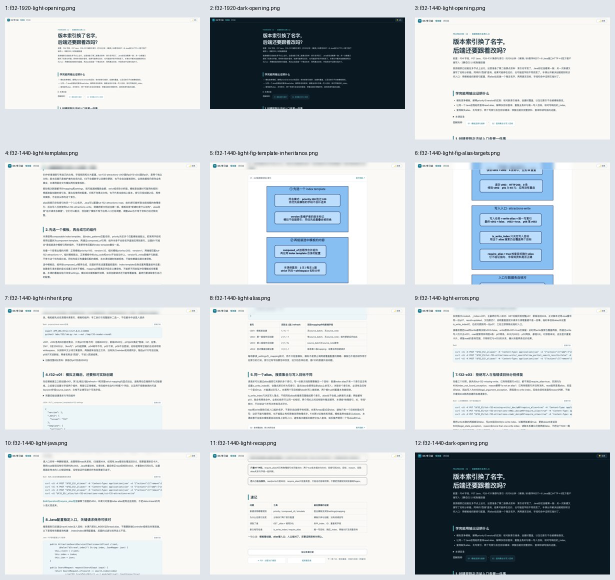
#> input picture docs/framework-review/20261028-f32-template-alias/contact-1.jpg, 1230 x 1160 px, given in place of f32-1920-light-opening.png, which was not available (shown at 1/2 size)
$ python make-contacts.py
#> lines starting #> are read from the running program, lines starting #| are printed output that depends on the picture; pictures that were not available may be replaced by others from this repository, and a replacement may not be noted
#!/usr/bin/env python3
import json,math,pathlib
from PIL import Image,ImageDraw
D=pathlib.Path(__file__).resolve().parent;R=D.parents[2]
paths=json.loads((D/'http-review.json').read_text())['screenshots']
#> (reads docs/framework-review/20261028-f32-template-alias/http-review.json from the repository)
for f in sorted((R/'projects/travel-search/review/f32/round-1').glob('*-browser.json')):
 for name in json.loads(f.read_text())['screenshots']:paths.append(str((f.parent/name).relative_to(R)))
paths+=json.loads((D/'extra-screenshots.json').read_text())['screenshots']
#> (reads docs/framework-review/20261028-f32-template-alias/extra-screenshots.json from the repository)
records=[]
for page in range(math.ceil(len(paths)/12)):
 group=paths[page*12:(page+1)*12];sheet=Image.new('RGB',(1230,1160),'#dfe5eb');draw=ImageDraw.Draw(sheet)
#> after `sheet = Image.new('RGB', (1230, 1160), '#dfe5eb')`:
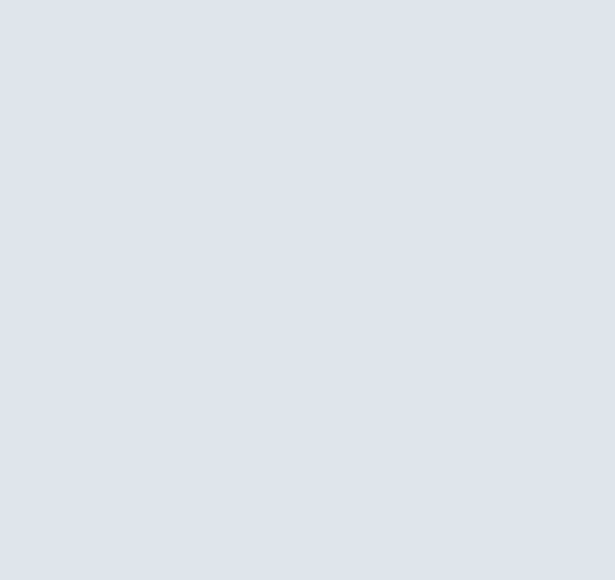
#> sheet: PIL image 1230x1160 RGB (shown at 1/2 size); mean R, G, B 223, 229, 235
 for i,name in enumerate(group):
  with Image.open(R/name) as src:
#> src is the input picture: PIL image 1230x1160 RGB; mean R, G, B 206.4, 211.5, 214.5
   im=src.convert('RGB');im.thumbnail((390,250))
#> after `im.thumbnail((390, 250))`:
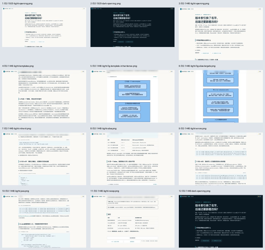
#> im: PIL image 265x250 RGB; mean R, G, B 206.4, 211.5, 214.5
  x=10+(i%3)*410;y=10+(i//3)*290
  sheet.paste(im,(x+(390-im.width)//2,y+25))
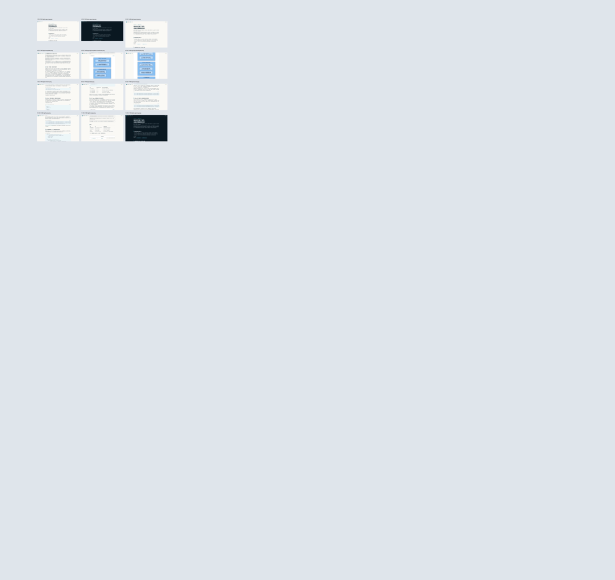
#> sheet: PIL image 1230x1160 RGB (shown at 1/2 size); mean R, G, B 222.2, 228.2, 234
#> (the run stopped early here; a loop or call above may not have finished)
